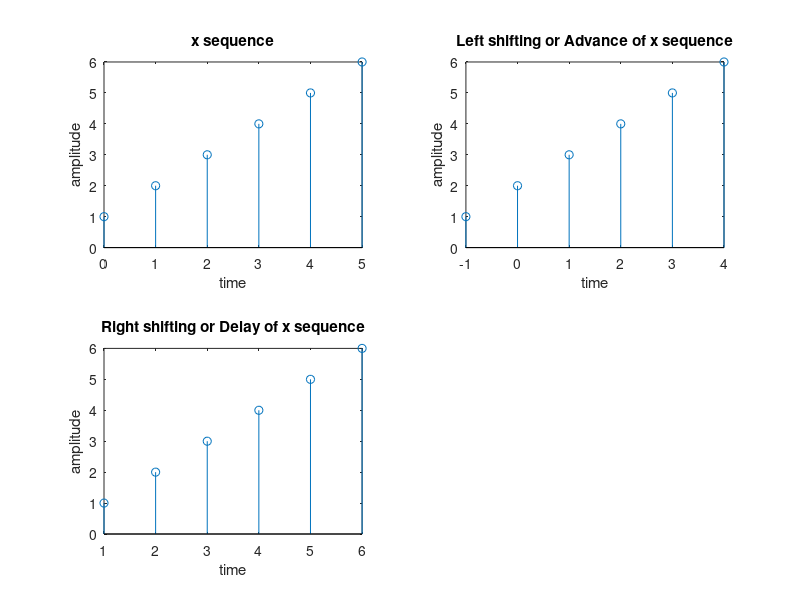
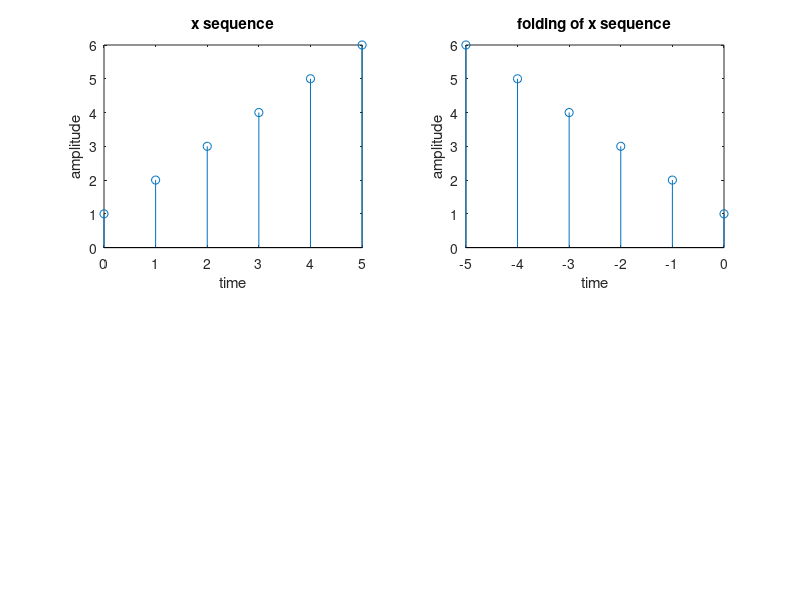

These charts were generated, in order, by the following MATLAB code:
clc;clear all; close all;
%% Signal Shifting
t6=0:1:5; 
x3=[1,2,3,4,5,6]; 
subplot(2,2,1); 
stem(t6,x3); 
xlabel('time'); 
ylabel('amplitude');  
title('x sequence'); 


t7=t6-1; 
subplot(2,2,2); 
stem(t7,x3); 
xlabel('time'); 
ylabel('amplitude'); 
title('Left shifting or Advance of x sequence'); 


t8=t6+1; 
subplot(2,2,3); 
stem(t8,x3); 
xlabel('time'); 
ylabel('amplitude');  
title('Right shifting or Delay of x sequence');

figure
%% Signal Folding
t4=0:1:5; 
x2=[1,2,3,4,5,6]; 
subplot(2,2,1); 
stem(t4,x2); 
xlabel('time'); 
ylabel('amplitude');  
title('x sequence');   


t5=-t4; 
subplot(2,2,2); 
stem(t5,x2); 
xlabel('time'); 
ylabel('amplitude'); 
title('folding of x sequence'); 



